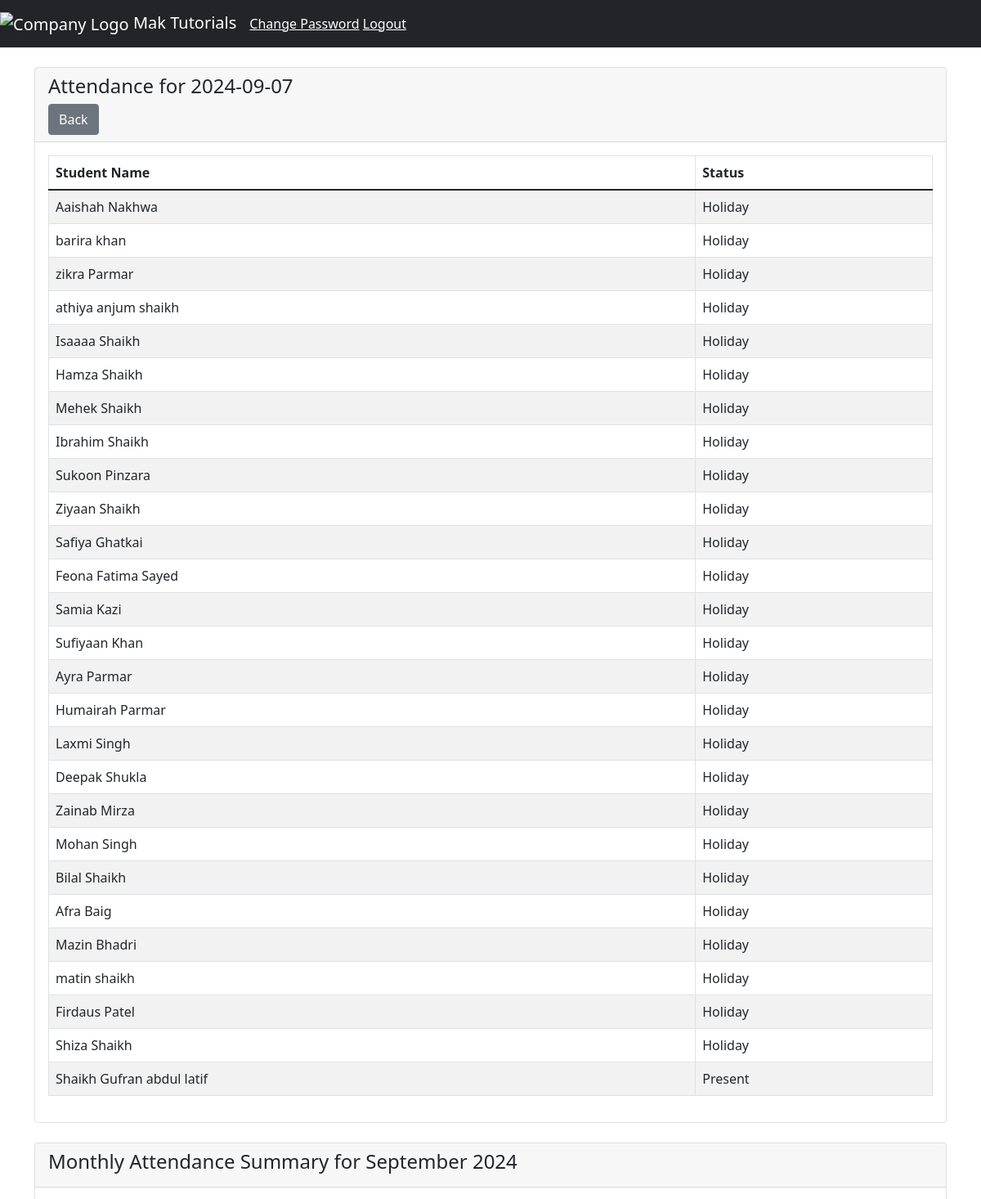
Page /admin_dashboard/attendance_crud/view_attendance.php?date=2024-09-07 (signed in, upper part) on the committed database.
### tables this page shows
CREATE TABLE `attendance_record` (
  `id` int(11) NOT NULL,
  `student_id` int(11) NOT NULL,
  `date` date NOT NULL,
  `status` varchar(50) NOT NULL,
  `created_at` timestamp NOT NULL DEFAULT current_timestamp(),
  `updated_at` timestamp NOT NULL DEFAULT current_timestamp() ON UPDATE current_timestamp()
);

### admin_dashboard/attendance_crud/view_attendance.php (the view, shortened to what this page needs)
<?php
require '../database/config.php';
$attendanceDate = isset($_GET['date']) ? $_GET['date'] : '';
$attendanceQuery = "SELECT student_record.student_id, CONCAT(student_record.first_name, ' ', student_record.last_name) AS full_name, attendance_record.status
                    FROM attendance_record
                    JOIN student_record ON attendance_record.student_id = student_record.student_id
                    WHERE attendance_record.date = '$attendanceDate'";
$attendanceResult = mysqli_query($conn, $attendanceQuery);
$attendanceData = mysqli_fetch_all($attendanceResult, MYSQLI_ASSOC);
?>
<!doctype html>
<html lang="en">
<head>
    <link href="https://cdn.jsdelivr.net/npm/bootstrap@5.1.3/dist/css/bootstrap.min.css" rel="stylesheet">
</head>
<body>
        <?php include '../navigation_menu/navigation.php' ?>
<div class="container mt-4">
    <div class="row">
        <div class="col-md-12">
            <div class="card mb-4">
                <div class="card-header">
                    <h4>Attendance for <?= htmlspecialchars($attendanceDate); ?></h4>
                    <a href="javascript:void(0);"  class="btn btn-secondary" onclick="goBack()">Back</a>
                </div>
                <div class="card-body">
                    <?php if (!empty($attendanceData)): ?>
                        <div class="table-responsive">
                            <table class="table table-bordered table-striped">
                                <thead>
                                    <tr>
                                        <th>Student Name</th>
                                        <th>Status</th>
                                    </tr>
                                </thead>
                                <tbody>
                                    <?php foreach ($attendanceData as $record): ?>
                                        <tr>
                                            <td><?= htmlspecialchars($record['full_name']); ?></td>
                                            <td><?= htmlspecialchars($record['status']); ?></td>
                                        </tr>
                                    <?php endforeach; ?>
                                </tbody>
                            </table>
                        </div>
                    <?php else: ?>
                        <div class="alert alert-warning text-center">No attendance records found for this date.</div>
                    <?php endif; ?>
                </div>
            </div>
            <div class="card">
                <div class="card-header">
                    <h4>Monthly Attendance Summary for <?= date('F Y', strtotime($attendanceDate)); ?></h4>
                </div>
                <div class="card-body">
                </div>
            </div>
        </div>
    </div>
</div>
</body>
</html>

### admin_dashboard/attendance_crud/view_attendance.php (style rules this page uses)
.table-responsive { width: 100%; overflow-x: auto; }

### rows in the picture
attendance_record: full_name "Aaishah Nakhwa", status "Holiday"
attendance_record: full_name "barira khan", status "Holiday"
attendance_record: full_name "zikra Parmar", status "Holiday"
attendance_record: full_name "athiya anjum shaikh", status "Holiday"
attendance_record: full_name "Isaaaa Shaikh", status "Holiday"
attendance_record: full_name "Hamza Shaikh", status "Holiday"
attendance_record: full_name "Mehek Shaikh", status "Holiday"
attendance_record: full_name "Ibrahim Shaikh", status "Holiday"
attendance_record: full_name "Sukoon Pinzara", status "Holiday"
attendance_record: full_name "Ziyaan Shaikh", status "Holiday"
attendance_record: full_name "Safiya Ghatkai", status "Holiday"
attendance_record: full_name "Feona Fatima Sayed", status "Holiday"
attendance_record: full_name "Samia Kazi", status "Holiday"
attendance_record: full_name "Sufiyaan Khan", status "Holiday"
attendance_record: full_name "Ayra Parmar", status "Holiday"
attendance_record: full_name "Humairah Parmar", status "Holiday"
attendance_record: full_name "Laxmi Singh", status "Holiday"
attendance_record: full_name "Deepak Shukla", status "Holiday"
attendance_record: full_name "Zainab Mirza", status "Holiday"
attendance_record: full_name "Mohan Singh", status "Holiday"
attendance_record: full_name "Bilal Shaikh", status "Holiday"
attendance_record: full_name "Afra Baig", status "Holiday"
attendance_record: full_name "Mazin Bhadri", status "Holiday"
attendance_record: full_name "matin shaikh", status "Holiday"
attendance_record: full_name "Firdaus Patel", status "Holiday"
attendance_record: full_name "Shiza Shaikh", status "Holiday"
attendance_record: full_name "Shaikh Gufran abdul latif", status "Present"

### other values in the picture
$attendanceDate "2024-09-07"
date('F Y', strtotime($attendanceDate)) "September 2024"
